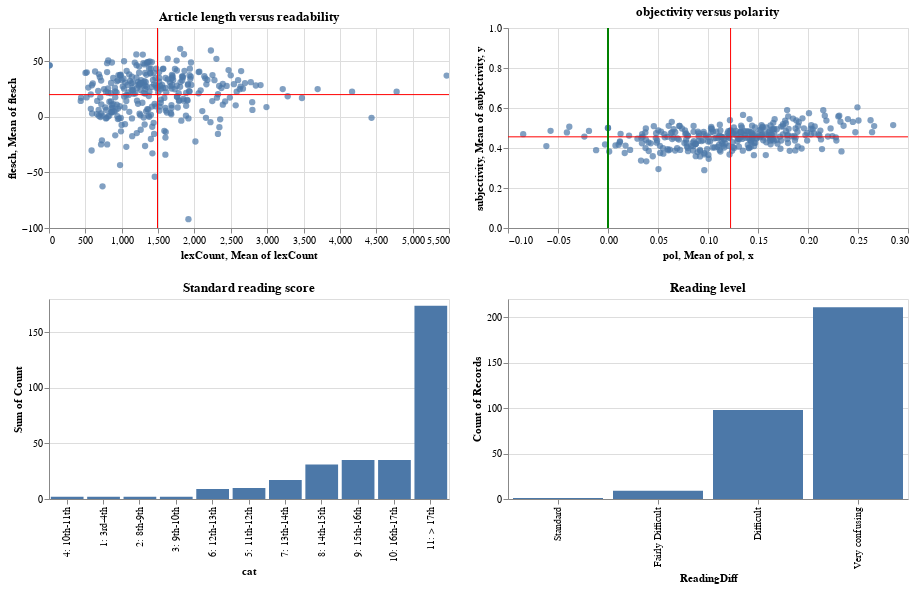

Notebook code cell kept with this figure:
### Code cell
p1 & p2asc | (p3 & p4asc)

### Figure 1 — Vega-Lite specification as saved in the notebook (floating-point values rounded to 4 significant figures; data arrays with more than 128 entries replaced by an {"elided": "..."} marker saying what was removed)
{"config": {"view": {"continuousWidth": 400, "continuousHeight": 300}}, "hconcat": [{"vconcat": [{"layer": [{"mark": {"type": "circle", "size": 40}, "encoding": {"x": {"type": "quantitative", "field": "lexCount"}, "y": {"type": "quantitative", "field": "flesch"}}, "height": 200, "selection": {"selector008": {"type": "interval", "bind": "scales", "encodings": ["x", "y"]}}, "title": "Article length versus readability", "width": 400}, {"mark": {"type": "rule", "color": "red"}, "encoding": {"y": {"type": "quantitative", "aggregate": "mean", "field": "flesch"}}}, {"mark": {"type": "rule", "color": "red"}, "encoding": {"x": {"type": "quantitative", "aggregate": "mean", "field": "lexCount"}}}], "data": {"name": "data-99a39db7793d24ea4826feecc7172be6"}}, {"data": {"name": "data-d56c40a21e84d1baf287c8d6b41934bb"}, "mark": "bar", "encoding": {"x": {"type": "nominal", "field": "cat", "sort": "y"}, "y": {"type": "quantitative", "aggregate": "sum", "field": "Count"}}, "height": 200, "title": "Standard reading score", "width": 400}]}, {"vconcat": [{"layer": [{"mark": {"type": "circle", "size": 40}, "encoding": {"x": {"type": "quantitative", "field": "pol"}, "y": {"type": "quantitative", "field": "subjectivity"}}, "height": 200, "title": "objectivity versus polarity", "width": 400}, {"mark": {"type": "rule", "color": "red"}, "encoding": {"y": {"type": "quantitative", "aggregate": "mean", "field": "subjectivity"}}}, {"mark": {"type": "rule", "color": "red"}, "encoding": {"x": {"type": "quantitative", "aggregate": "mean", "field": "pol"}}}, {"data": {"name": "data-c8dd1888cd88fba27ca69427bd069f2e"}, "mark": {"type": "line", "color": "green"}, "encoding": {"x": {"type": "quantitative", "field": "x"}, "y": {"type": "quantitative", "field": "y"}}}]}, {"mark": "bar", "encoding": {"x": {"type": "nominal", "field": "ReadingDiff", "sort": "y"}, "y": {"type": "quantitative", "aggregate": "count"}}, "height": 200, "title": "Reading level", "width": 400}], "data": {"name": "data-99a39db7793d24ea4826feecc7172be6"}}], "$schema": "https://vega.github.io/schema/vega-lite/v4.8.1.json", "datasets": {"data-99a39db7793d24ea4826feecc7172be6": {"elided": "319 records"}, "data-d56c40a21e84d1baf287c8d6b41934bb": [{"Grade": "10th and 11th grade", "Count": 2, "cat": "4: 10th-11th"}, {"Grade": "11th and 12th grade", "Count": 10, "cat": "5: 11th-12th"}, {"Grade": "12th and 13th grade", "Count": 9, "cat": "6: 12th-13th"}, {"Grade": "13th and 14th grade", "Count": 17, "cat": "7: 13th-14th"}, {"Grade": "14th and 15th grade", "Count": 31, "cat": "8: 14th-15th"}, {"Grade": "15th and 16th grade", "Count": 35, "cat": "9: 15th-16th"}, {"Grade": "16th and 17th grade", "Count": 35, "cat": "10: 16th-17th"}, {"Grade": "17th and 18th grade", "Count": 38, "cat": "11: > 17th"}, {"Grade": "18th and 19th grade", "Count": 30, "cat": "11: > 17th"}, {"Grade": "19th and 20th grade", "Count": 32, "cat": "11: > 17th"}, {"Grade": "20th and 21st grade", "Count": 14, "cat": "11: > 17th"}, {"Grade": "21st and 22nd grade", "Count": 9, "cat": "11: > 17th"}, {"Grade": "22nd and 23rd grade", "Count": 14, "cat": "11: > 17th"}, {"Grade": "23rd and 24th grade", "Count": 6, "cat": "11: > 17th"}, {"Grade": "24th and 25th grade", "Count": 2, "cat": "11: > 17th"}, {"Grade": "25th and 26th grade", "Count": 5, "cat": "11: > 17th"}, {"Grade": "26th and 27th grade", "Count": 2, "cat": "11: > 17th"}, {"Grade": "27th and 28th grade", "Count": 3, "cat": "11: > 17th"}, {"Grade": "28th and 29th grade", "Count": 2, "cat": "11: > 17th"}, {"Grade": "29th and 30th grade", "Count": 1, "cat": "11: > 17th"}, {"Grade": "30th and 31st grade", "Count": 3, "cat": "11: > 17th"}, {"Grade": "31st and 32nd grade", "Count": 1, "cat": "11: > 17th"}, {"Grade": "32nd and 33rd grade", "Count": 5, "cat": "11: > 17th"}, {"Grade": "35th and 36th grade", "Count": 1, "cat": "11: > 17th"}, {"Grade": "36th and 37th grade", "Count": 3, "cat": "11: > 17th"}, {"Grade": "37th and 38th grade", "Count": 1, "cat": "11: > 17th"}, {"Grade": "38th and 39th grade", "Count": 1, "cat": "11: > 17th"}, {"Grade": "3rd and 4th grade", "Count": 2, "cat": "1: 3rd-4th"}, {"Grade": "57th and 58th grade", "Count": 1, "cat": "11: > 17th"}, {"Grade": "8th and 9th grade", "Count": 2, "cat": "2: 8th-9th"}, {"Grade": "9th and 10th grade", "Count": 2, "cat": "3: 9th-10th"}], "data-c8dd1888cd88fba27ca69427bd069f2e": [{"x": 0, "y": 0}, {"x": 0, "y": 1}]}}
